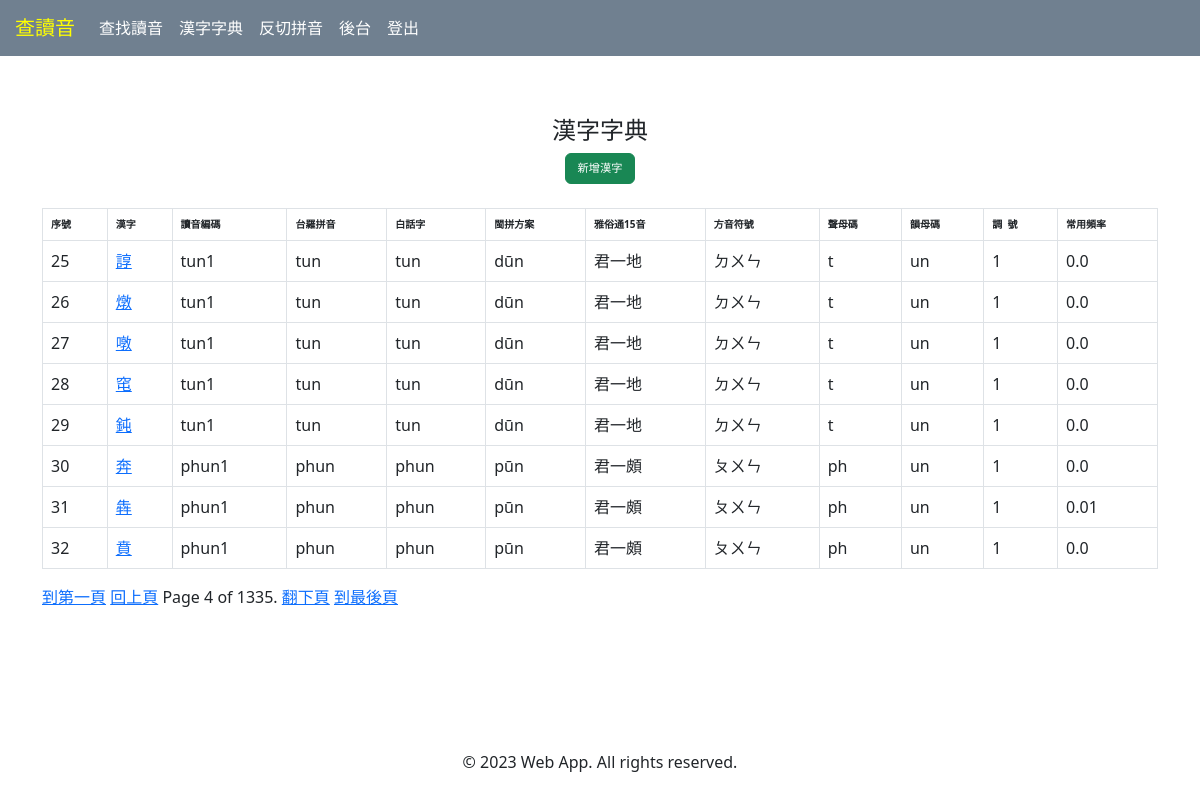
/han_ji_dict/?page=4, run on the app's committed database.
### han_ji_dict/models.py (models this page shows, shortened)
class HanJi(models.Model):
    han_ji = models.CharField(max_length=2, default='')
    chu_im = models.CharField(max_length=10, default='')
    freq = models.FloatField(default=0.0)
    siann = models.CharField(max_length=2, default='')
    un = models.CharField(max_length=5, default='')
    tiau = models.IntegerField(default=0)
    old_chu_im = models.CharField(max_length=10, null=True)
    sni_siann = models.CharField(max_length=10, default='')
    sni_un = models.CharField(max_length=10, default='')
    def is_chu_im_tone(self):
        last_char = self.chu_im[-1]
        return last_char.isdigit()
    def split_chu_im(self):
        result = []
        siann_pattern = re.compile(r"(b|tsh|ts|g|h|j|kh|k|l|m|ng|n|ph|p|s|th|t|q)?")
        siann_match = siann_pattern.match(self.chu_im)
        if siann_match:
            siann_bu = siann_match.group()
        else:
            siann_bu = ""
        if self.is_chu_im_tone():
            un_bu = self.chu_im[len(siann_bu): -1]
            tiau = self.chu_im[-1]
        result += [siann_bu]
        result += [un_bu]
        result += [tiau]
        return result
    def get_sip_ngoo_im_chu_im(self):
        siann = self.split_chu_im()[0]
        un = self.split_chu_im()[1]
        tiau = self.split_chu_im()[2]
        sip_ngoo_im = SipNgooIm()
        return sip_ngoo_im.get_chu_im(siann, un, tiau)
    def get_tai_lo_chu_im(self):
        siann = self.split_chu_im()[0]
        un = self.split_chu_im()[1]
        tiau = self.split_chu_im()[2]
        chu_im_method = TaiLo()
        return chu_im_method.get_chu_im(siann, un, tiau)
    def get_peh_oe_ji_chu_im(self):
        siann = self.split_chu_im()[0]
        un = self.split_chu_im()[1]
        tiau = self.split_chu_im()[2]
        chu_im_method = PehOeJi()
        return chu_im_method.get_chu_im(siann, un, tiau)
    def get_ban_phing_chu_im(self):
        siann = self.split_chu_im()[0]
        un = self.split_chu_im()[1]
        tiau = self.split_chu_im()[2]
        chu_im_method = BanPhing()
        return chu_im_method.get_chu_im(siann, un, tiau)
    def get_fong_yim_fu_ho_chu_im(self):
        siann = self.split_chu_im()[0]
        un = self.split_chu_im()[1]
        tiau = self.split_chu_im()[2]
        chu_im_method = FongYimFuHo()
        return chu_im_method.get_chu_im(siann, un, tiau)

### han_ji_dict/views.py (the view)
# urls.py: path('', views.HanJiListView.as_view(), name='home'),
class HanJiListView(ListView):
    model = HanJi
    template_name = 'han_ji_dict/index.html'
    paginate_by = 8

### han_ji_dict/ban_phing_lo_ma_ji.py (called while the page is built)
    def get_siann_bu(self, siann):
        return self.siann_bu_dict[siann]

    def get_un_bu(self, un):
        return self.un_bu_dict[un]

    def convert_trandication_tiau(self, tiau):
        return self.trandication_tiau_dict[tiau]

    def get_vowel_idx(self, vowel, syllable):
        return syllable.index(vowel)

    def get_primary_vowel(self, syllable):
        vowels = [
            'a',
            'e',
            'o',
            'i',
            'u',
            'm',
            'n',
        ]
        primary_vowel = None
        for vowel in vowels:
            if vowel in syllable:
                if primary_vowel is None or vowels.index(vowel) < vowels.index(
                    primary_vowel
                ):
                    primary_vowel = vowel
        return primary_vowel

    def _find_accented_vowel(self, un_bu, tiau):
        for vowel, accent_map in self.accent_mapping.items():
            if vowel in un_bu:
                un_bu = un_bu.replace(vowel, accent_map[tiau])
                break
        return un_bu

### han_ji_dict/fong_yim_fu_ho.py (called while the page is built)
    def get_siann_bu(self, siann, un):
        if siann == "ts" and un.startswith("i"):
            return "ㄐ"
        elif siann == "tsh" and un.startswith("i"):
            return "ㄑ"
        elif siann == "s" and un.startswith("i"):
            return "ㄒ"
        elif siann == "j" and un.startswith("i"):
            return "ㆢ"
        else:
            return self.siann_bu_dict[siann]

    def get_un_bu(self, un):
        return self.un_bu_dict[un]

    def get_tiau_ho(self, tiau):
        return self.tiau_dict[tiau]

    def get_chu_im(self, siann, un, tiau):
        siann_bu = self.get_siann_bu(siann, un).strip()
        un_bu = self.get_un_bu(un)
        tiau_fu = self.get_tiau_ho(int(tiau))
        chu_im = f"{siann_bu}{un_bu}{tiau_fu}"
        return chu_im

### han_ji_dict/peh_oe_ji.py (called while the page is built)
    def get_siann_bu(self, siann):
        return self.siann_bu_dict[siann]

    def get_un_bu(self, un):
        return self.un_bu_dict[un]

    def get_vowel_idx(self, vowel, syllable):
        return syllable.index(vowel)

### han_ji_dict/sip_ngoo_im.py (called while the page is built)
    def get_siann_bu(self, siann):
        return self.siann_bu_dict[siann]

    def get_un_bu(self, un, tiau):
        if tiau in (4, 8):
            un_bu = self.un_bu_dict[un][1]
        else:
            un_bu = self.un_bu_dict[un][0]
        return un_bu

    def get_tiau_ho(self, tiau):
        return self.tiau_dict[tiau]

### han_ji_dict/tai_uan_lo_ma_ji.py (called while the page is built)
    def get_siann_bu(self, siann):
        return self.siann_bu_dict[siann]

    def get_un_bu(self, un):
        return self.un_bu_dict[un]

### han_ji_dict/templates/han_ji_dict/index.html (shortened to what this page needs)
{% extends "han_ji_dict/base.html" %}
{% load mathfilters %}
{% block han_ji_dict_content %}
<div class="text-center">
    <h4>漢字字典</h4>
    <a href="{% url 'han_ji_dict:create' %}" class="btn btn-success"
       style="font-size: 70%;">
        新增漢字
    </a>
</div>
<br>
<table class="table table-bordered">
    <thead style="font-size: 10px; color: darkblue; background-color: lightgrey;">
        <tr>
            <th>序號</th>
            <th>漢字</th>
            <th>讀音編碼</th>
            <th>台羅拼音</th>
            <th>白話字</th>
            <th>閩拼方案</th>
            <th>雅俗通15音</th>
            <th>方音符號</th>
            <th>聲母碼</th>
            <th>韻母碼</th>
            <th>調&nbsp;&nbsp;號</th>
            <th>常用頻率</th>
        </tr>
    </thead>
    <tbody>
        {% for han_ji in object_list %}
        <tr>
            {% with page_offset=page_obj.number|add:-1|mul:page_obj.paginator.per_page %}
                <td>{{ forloop.counter|add:page_offset }}</td>
            {% endwith %}
            <td>
                <a href="{% url 'han_ji_dict:detail' han_ji.pk %}">{{ han_ji.han_ji }}</a>
            </td>
            <td>{{ han_ji.chu_im }}</td>
            <td>{{ han_ji.get_tai_lo_chu_im }}</td>
            <td>{{ han_ji.get_peh_oe_ji_chu_im }}</td>
            <td>{{ han_ji.get_ban_phing_chu_im }}</td>
            <td>{{ han_ji.get_sip_ngoo_im_chu_im }}</td>
            <td>{{ han_ji.get_fong_yim_fu_ho_chu_im }}</td>
            <td>{{ han_ji.siann }}</td>
            <td>{{ han_ji.un }}</td>
            <td>{{ han_ji.tiau }}</td>
            <td>{{ han_ji.freq }}</td>
        </tr>
        {% endfor %}
    </tbody>
</table>
{% include "pagination.html" with page=page_obj %}
{% endblock %}

### static/css/site.css (style rules this page uses)
html { height: 100%; }
body { display: flex; flex-direction: column; min-height: 100%; }

### han_ji_dict/static/han_ji_dict/css/han_ji_dict.css (style rules this page uses)
body { background-color: white; }

### data on the page
HanJi: han_ji "諄", chu_im "tun1", get_tai_lo_chu_im "tun", get_peh_oe_ji_chu_im "tun", get_ban_phing_chu_im "dūn", get_sip_ngoo_im_chu_im "君一地", get_fong_yim_fu_ho_chu_im "ㄉㄨㄣ", siann "t", un "un", tiau "1", freq "0.0"
HanJi: han_ji "燉", chu_im "tun1", get_tai_lo_chu_im "tun", get_peh_oe_ji_chu_im "tun", get_ban_phing_chu_im "dūn", get_sip_ngoo_im_chu_im "君一地", get_fong_yim_fu_ho_chu_im "ㄉㄨㄣ", siann "t", un "un", tiau "1", freq "0.0"
HanJi: han_ji "噋", chu_im "tun1", get_tai_lo_chu_im "tun", get_peh_oe_ji_chu_im "tun", get_ban_phing_chu_im "dūn", get_sip_ngoo_im_chu_im "君一地", get_fong_yim_fu_ho_chu_im "ㄉㄨㄣ", siann "t", un "un", tiau "1", freq "0.0"
HanJi: han_ji "窀", chu_im "tun1", get_tai_lo_chu_im "tun", get_peh_oe_ji_chu_im "tun", get_ban_phing_chu_im "dūn", get_sip_ngoo_im_chu_im "君一地", get_fong_yim_fu_ho_chu_im "ㄉㄨㄣ", siann "t", un "un", tiau "1", freq "0.0"
HanJi: han_ji "鈍", chu_im "tun1", get_tai_lo_chu_im "tun", get_peh_oe_ji_chu_im "tun", get_ban_phing_chu_im "dūn", get_sip_ngoo_im_chu_im "君一地", get_fong_yim_fu_ho_chu_im "ㄉㄨㄣ", siann "t", un "un", tiau "1", freq "0.0"
HanJi: han_ji "奔", chu_im "phun1", get_tai_lo_chu_im "phun", get_peh_oe_ji_chu_im "phun", get_ban_phing_chu_im "pūn", get_sip_ngoo_im_chu_im "君一頗", get_fong_yim_fu_ho_chu_im "ㄆㄨㄣ", siann "ph", un "un", tiau "1", freq "0.0"
HanJi: han_ji "犇", chu_im "phun1", get_tai_lo_chu_im "phun", get_peh_oe_ji_chu_im "phun", get_ban_phing_chu_im "pūn", get_sip_ngoo_im_chu_im "君一頗", get_fong_yim_fu_ho_chu_im "ㄆㄨㄣ", siann "ph", un "un", tiau "1", freq "0.01"
HanJi: han_ji "賁", chu_im "phun1", get_tai_lo_chu_im "phun", get_peh_oe_ji_chu_im "phun", get_ban_phing_chu_im "pūn", get_sip_ngoo_im_chu_im "君一頗", get_fong_yim_fu_ho_chu_im "ㄆㄨㄣ", siann "ph", un "un", tiau "1", freq "0.0"

### other printed values
{{ page.number }} "4"
{{ page.paginator.num_pages }} "1335"
